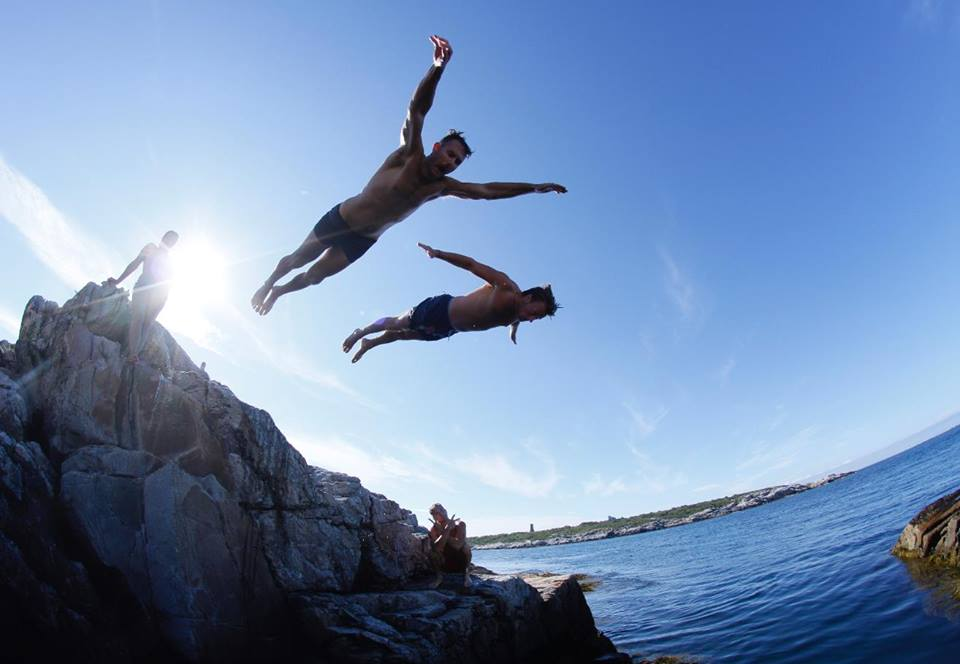
#> input picture pics/c3.jpg, 960 x 664 px
$ python resize.py --image pics/c3.jpg   (older library calls are emulated)
#> lines starting #> are read from the running program, lines starting #| are printed output that depends on the picture
### utils.py
from scipy.signal import convolve2d
from PIL import Image, ImageTk
from os import path
import numpy as np
import pickle
import cv2

############################################################
# Functions
############################################################

# [72 lines left out: functions backward_energy, carve, carve_seams, not called in this run]

def center(mat, image):
    """
    Center an image in another image.

    mat: background image
    image: image to overlay in background image
    """
    mh,mw = mat.shape[:2]
    h,w = image.shape[:2]

    y = int((mh - h) / 2)
    x = int((mw - w) / 2)

    mat[y:y+h,x:x+w] = image
    return mat

# [343 lines left out: functions conv2, conv3, crop, e1_energy, find_seam, forward_energy and 9 more, not called in this run]

def load_and_process_image(imagepath, max_height=400,
                            max_width=600, swap_channels=False):
    """
    Load and process an input image.

    imagepath: relative path to image file
    max_width: maximum desired width of output image
    max_height: maximum desired height of output image
    swap_channels: swap from BGR to RGB
    """
    # Read in image
    image = np.array(cv2.imread(imagepath), dtype=np.uint8)

    # swap from BGR to RGB if necessary
    if swap_channels:
        b,g,r = cv2.split(image)
        image = cv2.merge([r,g,b])

    h,w,d = image.shape

    if max_height == 0: max_height = 9e9
    if max_width == 0: max_width = 9e9

    # if height is too large...
    if h > max_height:
        ratio = max_height / h
        h     = max_height
        w     = int(ratio * w)
        image = scale(image, (w, h))

    # if width is too large
    if w > max_width:
        ratio = max_width / w
        w     = max_width
        h     = int(ratio * h)
        image = scale(image, (w, h))

    return image

# [23 lines left out: function load_image_maps, not called in this run]

def make_image_grid(images, spacing=16):
    """
    Create a grid displaying each image in a list of images.

    images: a list of images with the same type and dimensions (2D or 3D)
    """
    n_images = len(images)
    c = int(np.sqrt(n_images))
    r = int(np.ceil(n_images / c))
    mxh = max([img.shape[0] for img in images]) + spacing
    mxw = max([img.shape[1] for img in images]) + spacing

    img   = images[0]
    msize = (mxh, mxw)
    h_size = (mxh, c*mxw)
    g_v   = np.zeros((0, c*mxw), dtype=img.dtype)
    g_h   = np.zeros(h_size, dtype=img.dtype)

    if len(img.shape) == 3:
        d = img.shape[2]
        msize = (mxh, mxw, d)
        h_size = (mxh, c*mxw, d)
        g_v   = np.zeros((0, c*mxw, d), dtype=img.dtype)
        g_h   = np.zeros(h_size, dtype=img.dtype)

    cnt = 0
    mat = np.ones(msize, dtype=img.dtype) * 255

    for i in range(r):
        x = 0
        for j in range(c):
            if cnt >= n_images: break
            centered = center(mat.copy(), images[cnt])
            g_h[:,x:x+mxw] = centered
            x   += mxw
            cnt += 1

        g_v = np.vstack((g_v, g_h))
        g_h = np.zeros(h_size, dtype=img.dtype)

    return g_v

# [65 lines left out: functions pre_process_multi, save_image_maps, not called in this run]

def scale(image, new_size):
    """
    Scale an image using bicubic interpolation.

    image: input image
    new_size: size of resized output image
    """
    original = Image.fromarray(image)
    resized  = original.resize(new_size, Image.BICUBIC)
    return np.array(resized, dtype=image.dtype)

# [27 lines left out: functions transpose, update_seams, s_print_, not called in this run]

############################################################
# Classes
############################################################

class Singleton:
    """
    Singleton pattern from:
    https://stackoverflow.com/questions/31875/ ...
    is-there-a-simple-elegant-way-to-define-singletons
    """
    def __init__(self, decorated):
        self._decorated = decorated

    def Instance(self):
        try:
            return self._instance
        except AttributeError:
            self._instance = self._decorated()
        return self._instance

    def __call__(self):
        raise TypeError('Singletons must be accessed through `Instance()`.')

    def __instancecheck__(self, inst):
        return isinstance(inst, self._decorated)

@Singleton
class Printer(object):
    """
    Custom singleton printer class
    """
    def __init__(self):
        self.on = False

    def turnOn(self):
        self.on = True

    def turnOff(self):
        self.on = False

    def _print_(self, s, end='\n'):
        if self.on: print(s, end=end)

### seamcarver.py
from utils import *
import numpy as np

class SeamCarver(object):
    def __init__(self, image, imagepath,
                    use_forward_energy=False,
                    obj_remove_direction='horizontal',
                    verbose=False):

        # keep image name
        self.image_name = imagepath.split('/')[-1].split('.')[0]

        # keep a copy of original image for comparison
        self.original = image
        self.image = image
        self.orig_h, self.orig_w, self.d = image.shape

        # whether or not to use forward energy for energy map
        self.use_FE = use_forward_energy

        # if verbose, turn on printer singleton
        if verbose: Printer.Instance().turnOn()

        # constantfor object removal
        self.C = -1*1e5

        # number of seams for object removal. will be set when function is called
        self.n_restore_seams = 0

        # direction of seam removal for objects
        if obj_remove_direction not in ['vertical', 'horizontal']:
            raise ValueError('ERROR: Invalid entry for ' \
                                'object removal direction.')
        self.obj_remove_direction = obj_remove_direction

        # need to know of image has been transposed
        self.did_transpose = False

        # for multi-size images
        self.did_pre_process = False
        self.map_remove = None
        self.map_insert = None
        self.enlarged_image = None

    # remove seams from an image
    # [157 lines left out: functions carve_seams, insert_seams, content_amplify, resize, fast_resize_width, remove_object and 2 more, not called in this run]

    # helper function to transpose image if necessary
    def maybe_transpose(self):
        if self.did_transpose: self.image = transpose(self.image)

    # reset original image
    def reset_image(self, image):
        self.image = image
        self.original = image

### resize.py
from seamcarver import *
from utils import *

import numpy as np
import argparse
import cv2

# Ask if user wants to continue resizing image
def query_continue(string='Enter \'y\' to continue, or any other key to quit: ',
                    target_answer='y'):
    user_input = input(string).lower().replace(' ', '')
    if len(user_input) == 0: return False
    return target_answer == user_input[0]

# Ask user for new image size for resizing
def query_image_size(curr_size, max_w, max_h, min_h=10, min_w=10):
    h,w = curr_size
    h_,w_ = min_h,min_w
    h_str = 'Current height = %d. Please enter new image height: ' % h
    w_str = 'Current width = %d. Please enter new image width: ' % w
    while True:
        h_ = input(h_str)
        if h_.isdigit() and int(h_) > min_h and int(h_) < max_h: break
        print('new height must be a number > %d and < %d' % (min_h, max_h))
    while True:
        w_ = input(w_str)
        if w_.isdigit() and int(w_) > min_w and int(w_) < max_w: break
        print('new width must be a number > %d and < %d' % (min_w, max_w))
    return int(h_), int(w_)

def main(args):
    # Create SeamCarver
    image = load_and_process_image(args.image)
#> in load_and_process_image, image is the input picture: shape (664, 960, 3); mean B, G, R 176.9, 139.7, 114
#> in scale, `resized  = original.resize(new_size, Image.BICUBIC)`:
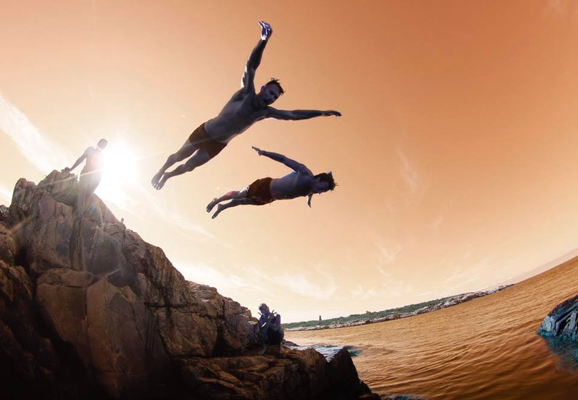
#> resized: PIL image 578x400 RGB; mean R, G, B 176.9, 139.7, 114

    verbose = not args.continuous
    sc = SeamCarver(image, args.image, verbose=verbose,
                    use_forward_energy=args.forward)

    # default 1 seam at a time
    nw, nh = 0, 0

    h,w,d = sc.image.shape
#> h = 400; w = 578; d = 3
    spacing = 16
    half = int(spacing / 2)

    mat = make_image_grid([sc.image, sc.original])
#> in make_image_grid, `n_images = len(images)`: n_images = 2
#> in make_image_grid, `c = int(np.sqrt(n_images))`: c = 1
#> in make_image_grid, `r = int(np.ceil(n_images / c))`: r = 2
#> in make_image_grid, `mxh = max([img.shape[0] for img in images]) + spacing`: mxh = 416
#> in make_image_grid, `mxw = max([img.shape[1] for img in images]) + spacing`: mxw = 594
#> in make_image_grid, `msize = (mxh, mxw)`: msize = (416, 594)
#> in make_image_grid, `msize = (mxh, mxw, d)`: msize = (416, 594, 3)
#> the loop in make_image_grid, `for i in range(r):` made 2 passes
#> pass 1, in make_image_grid, `g_v = np.vstack((g_v, g_h))`:
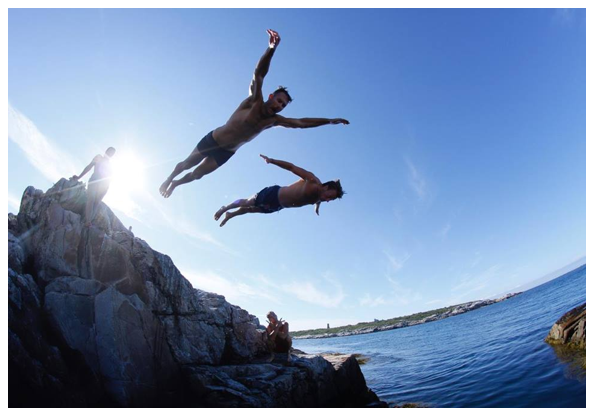
#> g_v: shape (416, 594, 3); mean of channels 0, 1, 2 181.9, 147.1, 123.1; drawn as B, G, R
#> pass 2, in make_image_grid, `g_v = np.vstack((g_v, g_h))`:
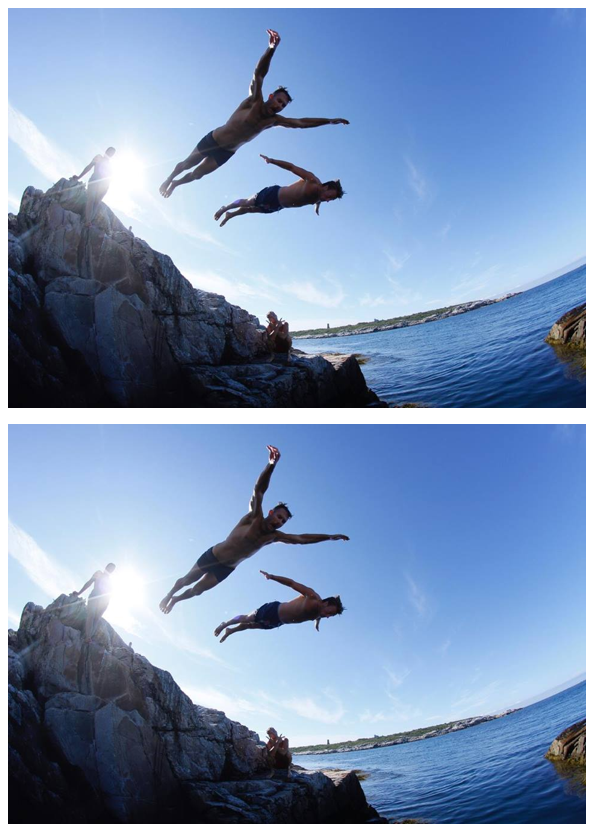
#> g_v: shape (832, 594, 3); mean of channels 0, 1, 2 181.9, 147.1, 123.1; drawn as B, G, R
#> after the loop in make_image_grid, `for i in range(r):`: g_h: shape (416, 594, 3); every value is 0
#> after the loop in make_image_grid, `for i in range(r):`: cnt = 2

    # create cv2 named window to display images
    window_name = 'Seam Carving - %s' % sc.image_name
#> window_name = 'Seam Carving - c3'
    cv2.namedWindow(window_name)

    cv2.imshow(window_name, mat)
    cv2.waitKey(1)

    # while image is not too small
    while sc.image.shape[1] > 1:

        # if continuous mode, remove one vertical seam at a time.
        # otherwise, query user for new image size
        if args.continuous:
            nh, nw = h, sc.image.shape[1] - 1
        else:
            nh, nw = query_image_size(sc.image.shape[:2], 2*w, 2*h)
#> the loop in query_image_size, `while True:` made 3 passes; the answer given on pass 1: pics/global.jpg

        # Resize window in case seams are inserted
        mat = np.ones((2*(max(h,nh)+spacing),
                    max(w,nw)+spacing, d), dtype=sc.image.dtype) * 255

        # Perform seam carving/inserting operations
        sc.resize(nh, nw)

        # Display results on window
        mat = make_image_grid([sc.original, sc.image])
        cv2.imshow(window_name, mat)
        if cv2.waitKey(1) == ord('q'): break

        # ask if user wants to continue
        if not args.continuous and not query_continue(): break

    cv2.destroyAllWindows()

if __name__ == '__main__':
    ap = argparse.ArgumentParser()
    ap.add_argument('--image', required=True,
              help='path to input image file')
    ap.add_argument('-c', dest='continuous', action='store_true',
                  default=False, help='continuous removal mode')
    ap.add_argument('-f', dest='forward', action='store_true',
                  default=False, help='use forward energy')
    args = ap.parse_args()

#> (the run stopped early here; a loop or call above may not have finished)

$ run again, on pics/rocks.jpg
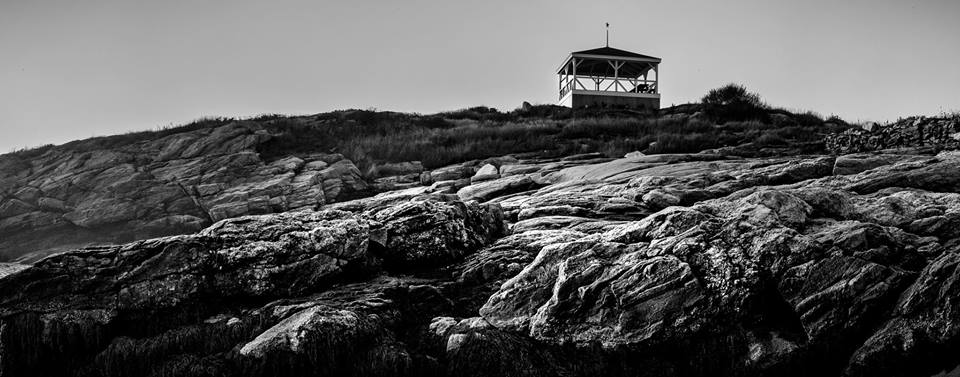
#> input picture pics/rocks.jpg, 960 x 377 px
#> in load_and_process_image, image is the input picture: shape (377, 960, 3); min 0, max 255, mean 87.9
#> in scale, `resized  = original.resize(new_size, Image.BICUBIC)`:
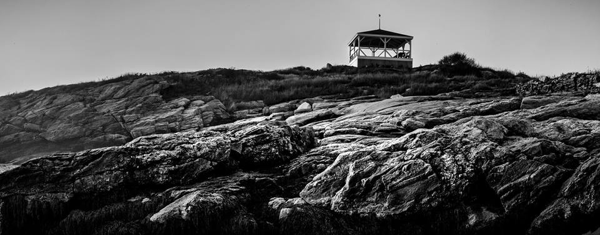
#> resized: PIL image 600x235 RGB; min 0, max 255, mean 87.9
#> n_images = 2
#> c = 1
#> r = 2
#> mxh = 251
#> mxw = 616
#> in make_image_grid, `msize = (mxh, mxw)`: msize = (251, 616)
#> in make_image_grid, `msize = (mxh, mxw, d)`: msize = (251, 616, 3)
#> the loop in make_image_grid, `for i in range(r):` made 2 passes
#> pass 2, in make_image_grid, `g_v = np.vstack((g_v, g_h))`:
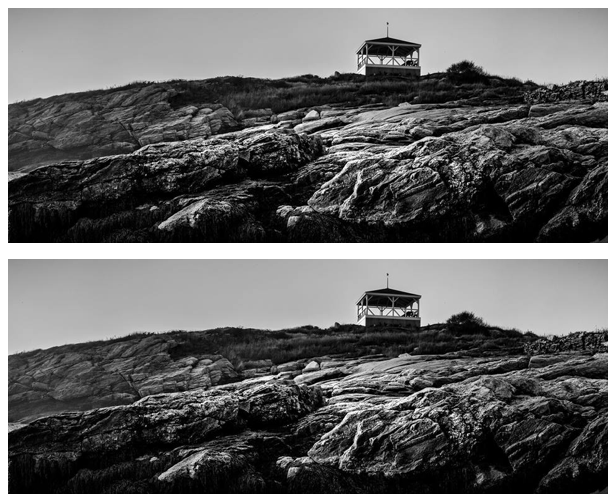
#> g_v: shape (502, 616, 3); min 0, max 255, mean 102.6
#> after the loop in make_image_grid, `for i in range(r):`: cnt = 2
#> window_name = 'Seam Carving - rocks'
#> the loop in query_image_size, `while True:` made 3 passes; the answer given on pass 1: pics/rocks.jpg

$ run again, on pics/ruby.jpg
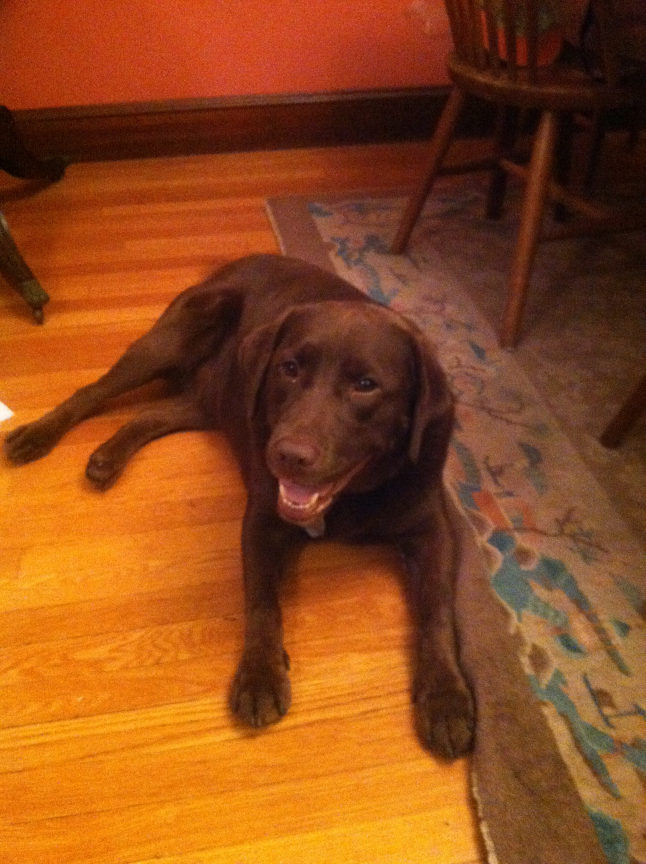
#> input picture pics/ruby.jpg, 1936 x 2592 px (shown at 1/3 size)
#> in load_and_process_image, image is the input picture: shape (2592, 1936, 3); mean B, G, R 27.9, 74, 141.8
#> in scale, `resized  = original.resize(new_size, Image.BICUBIC)`:
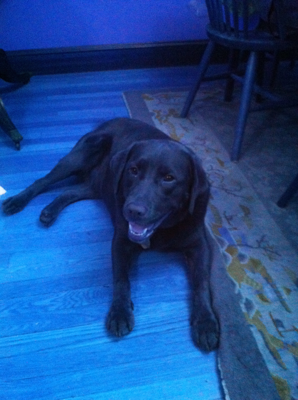
#> resized: PIL image 298x400 RGB; mean R, G, B 27.9, 74, 141.8
#> n_images = 2
#> c = 1
#> r = 2
#> mxh = 416
#> mxw = 314
#> in make_image_grid, `msize = (mxh, mxw)`: msize = (416, 314)
#> in make_image_grid, `msize = (mxh, mxw, d)`: msize = (416, 314, 3)
#> the loop in make_image_grid, `for i in range(r):` made 2 passes
#> pass 2, in make_image_grid, `g_v = np.vstack((g_v, g_h))`:
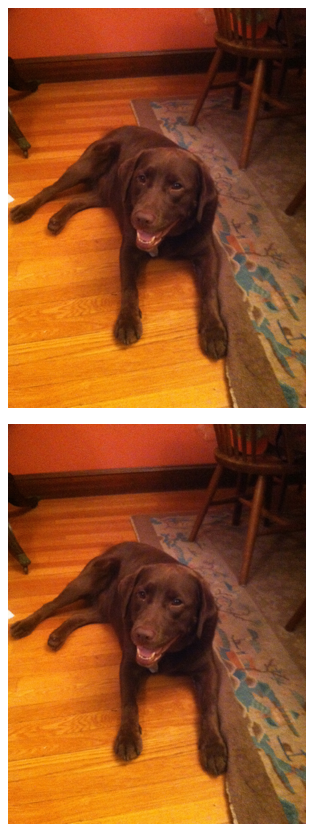
#> g_v: shape (832, 314, 3); mean of channels 0, 1, 2 47.8, 89.8, 151.7; drawn as B, G, R
#> after the loop in make_image_grid, `for i in range(r):`: cnt = 2
#> window_name = 'Seam Carving - ruby'
#> the loop in query_image_size, `while True:` made 3 passes; the answer given on pass 1: pics/ruby.jpg

$ run again, on pics/c1.png
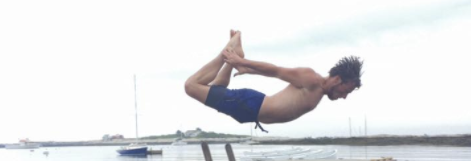
#> input picture pics/c1.png, 471 x 161 px
#> in load_and_process_image, image is the input picture: shape (161, 471, 3); mean B, G, R 229.5, 227.8, 227.1
#> n_images = 2
#> c = 1
#> r = 2
#> mxh = 177
#> mxw = 487
#> in make_image_grid, `msize = (mxh, mxw)`: msize = (177, 487)
#> in make_image_grid, `msize = (mxh, mxw, d)`: msize = (177, 487, 3)
#> the loop in make_image_grid, `for i in range(r):` made 2 passes
#> pass 1, in make_image_grid, `g_v = np.vstack((g_v, g_h))`:
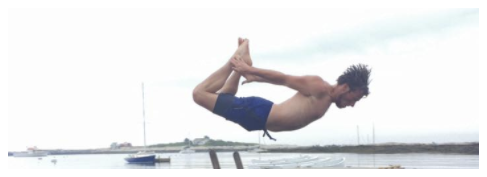
#> g_v: shape (177, 487, 3); mean of channels 0, 1, 2 232.5, 231.1, 230.5; drawn as B, G, R
#> pass 2, in make_image_grid, `g_v = np.vstack((g_v, g_h))`:
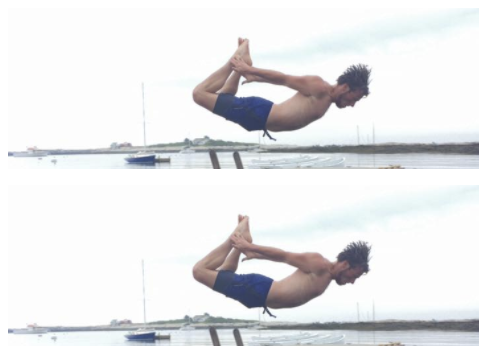
#> g_v: shape (354, 487, 3); mean of channels 0, 1, 2 232.5, 231.1, 230.5; drawn as B, G, R
#> after the loop in make_image_grid, `for i in range(r):`: cnt = 2
#> window_name = 'Seam Carving - c1'
#> the loop in query_image_size, `while True:` made 3 passes; the answer given on pass 1: pics/c1.png
